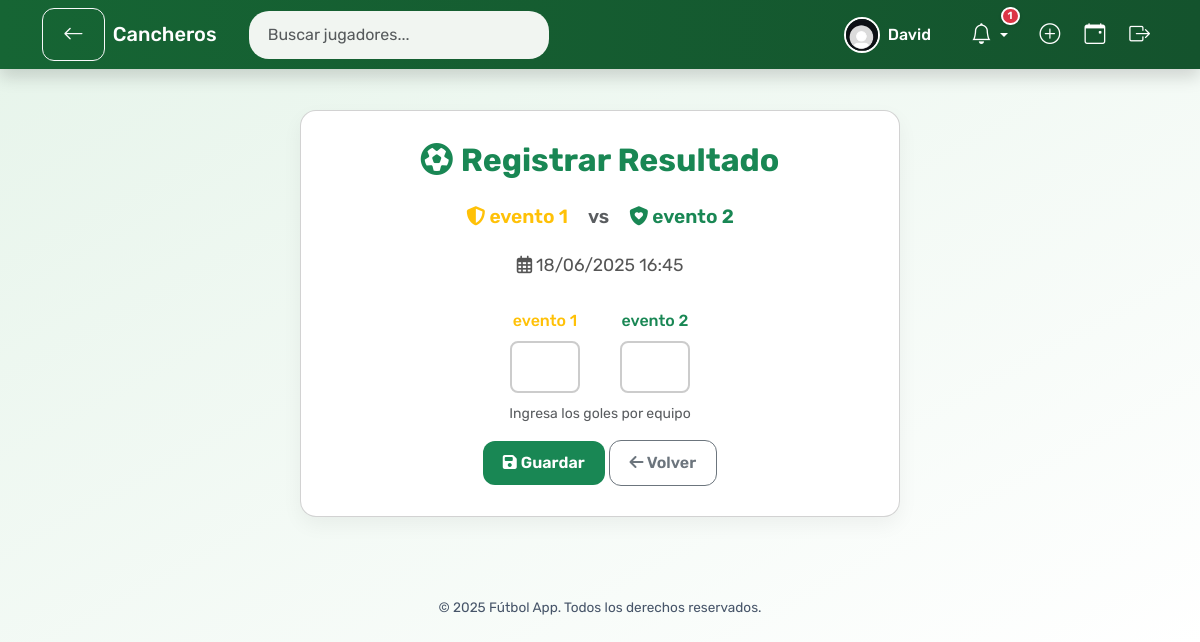
The app's page /partido/26/registrar_resultado (signed in) with its own data.
### models.py (models this page shows, shortened)
class User(UserMixin, db.Model):
    __tablename__ = 'user'
    id = db.Column(db.Integer, primary_key=True)
    username = db.Column(db.String(100), unique=True, nullable=False)
    password = db.Column(db.String(200), nullable=False)
    foto_perfil = db.Column(db.String(120), default='default.jpg')
    calificaciones_recibidas = db.relationship(
        'Calificacion', foreign_keys='Calificacion.evaluado_id',
        back_populates='evaluado', lazy='dynamic'
    )
    calificaciones_realizadas = db.relationship(
        'Calificacion', foreign_keys='Calificacion.evaluador_id',
        back_populates='evaluador', lazy='dynamic'
    )
    inscripciones = db.relationship('Inscripcion', back_populates='user', lazy='dynamic')
    partidos_creados = db.relationship('Partido', back_populates='organizador', lazy='dynamic')
    amistades_enviadas = db.relationship('Amistad',
                                         foreign_keys='Amistad.usuario_id',
                                         backref='solicitante', lazy='dynamic')
    amistades_recibidas = db.relationship('Amistad',
                                          foreign_keys='Amistad.amigo_id',
                                          backref='receptor', lazy='dynamic')

class Partido(db.Model):
    __tablename__ = 'partido'
    id = db.Column(db.Integer, primary_key=True)
    fecha_hora = db.Column(db.DateTime, nullable=False)
    lugar = db.Column(db.String(200), nullable=False)
    equipo1 = db.Column(db.String(100), nullable=False)
    equipo2 = db.Column(db.String(100), nullable=False)
    max_jugadores = db.Column(db.Integer, nullable=False)
    resultado = db.Column(db.String(100))
    cerrado = db.Column(db.Boolean, default=False)
    solo_por_invitacion = db.Column(db.Boolean, default=False)
    enlace_invitacion = db.Column(db.String(100), unique=True, nullable=True)  # ✅ Link público
    organizador_id = db.Column(db.Integer, db.ForeignKey('user.id'))
    organizador = db.relationship('User', back_populates='partidos_creados')
    inscripciones = db.relationship('Inscripcion', back_populates='partido', cascade="all, delete-orphan")
    calificaciones = db.relationship('Calificacion', backref='partido', lazy='dynamic', cascade="all, delete-orphan")
    def tiempo_limite(self):
        return self.fecha_hora + timedelta(hours=12)
    def esta_expirado(self):
        return datetime.utcnow() > self.tiempo_limite() and not self.cerrado

### app.py (the view, shortened to what this page needs)
@app.route('/partido/<int:partido_id>/registrar_resultado', methods=['GET', 'POST'])
@login_required
def registrar_resultado(partido_id):
    from datetime import timedelta
    partido = Partido.query.get_or_404(partido_id)
    if current_user.id != partido.organizador_id:
        abort(403)
    if partido.cerrado:
        flash("Este partido ya está cerrado.", "warning")
        return redirect(url_for('detalle_partido', partido_id=partido_id))
    tiempo_minimo = partido.fecha_hora + timedelta(hours=1)
    if datetime.now() < tiempo_minimo:
        flash("Debes esperar al menos 1 horas después del inicio del partido para registrar el resultado.", "warning")
        return redirect(url_for('detalle_partido', partido_id=partido_id))
    inscripciones = partido.inscripciones
    count_equipo1 = sum(1 for i in inscripciones if i.equipo == partido.equipo1)
    count_equipo2 = sum(1 for i in inscripciones if i.equipo == partido.equipo2)
    umbral = int(round(partido.max_jugadores * 0.7))
    if count_equipo1 < umbral or count_equipo2 < umbral:
        partido.resultado = None
        partido.cerrado = True
        db.session.commit()
        flash("❌ Partido cancelado por falta de jugadores suficientes en ambos equipos.", "danger")
        return redirect(url_for('detalle_partido', partido_id=partido_id))
    if partido.esta_expirado():
        db.session.delete(partido)
        db.session.commit()
        flash("Tiempo expirado para registrar el resultado. El partido fue eliminado.", "danger")
        return redirect(url_for('index'))
    return render_template('registrar_resultado.html', partido=partido)

### app.py (called while the page is built)
@login_manager.user_loader
def load_user(user_id):
    return User.query.get(int(user_id))

@app.context_processor
def utility_processor():
    def calificacion_jugador_en_partido(jugador, partido_id):
        calificaciones = [c.puntuacion for c in jugador.calificaciones_recibidas if c.partido_id == partido_id]
        if calificaciones:
            return round(sum(calificaciones) / len(calificaciones), 2)
        return None
    return dict(calificacion_jugador_en_partido=calificacion_jugador_en_partido)

@app.context_processor
def inject_notificaciones():
    if current_user.is_authenticated:
        solicitudes = Amistad.query.filter_by(amigo_id=current_user.id, confirmada=False).count()
        invitaciones = Invitacion.query \
            .filter_by(usuario_id=current_user.id) \
            .join(Partido).filter(Partido.cerrado == False).count()
        return {
            'solicitudes_count': solicitudes,
            'invitaciones_count': invitaciones
        }
    return {
        'solicitudes_count': 0,
        'invitaciones_count': 0
    }

### templates/registrar_resultado.html (shortened to what this page needs)
{% extends 'base.html' %}
{% block content %}
<link rel="stylesheet" href="https://cdnjs.cloudflare.com/ajax/libs/font-awesome/6.5.0/css/all.min.css" />
<div class="card">
    <h2 class="card-title"><i class="fas fa-futbol me-2"></i>Registrar Resultado</h2>
    <div class="equipo">
        <span class="equipo-1"><i class="fas fa-shield-alt me-1"></i>{{ partido.equipo1 }}</span>
        <span class="text-muted">vs</span>
        <span class="equipo-2"><i class="fas fa-shield-heart me-1"></i>{{ partido.equipo2 }}</span>
    </div>
    <p class="info-text"><i class="fa-regular fa-calendar-days me-1"></i>{{ partido.fecha_hora.strftime('%d/%m/%Y %H:%M') }}</p>
    <form method="POST">
        <div class="resultado-separado">
            <div class="resultado-box">
                <label for="goles_equipo1" class="form-label equipo-1">{{ partido.equipo1 }}</label>
                <input type="number" name="goles_equipo1" id="goles_equipo1" min="0" class="resultado-input" required>
            </div>
            <div class="resultado-box">
                <label for="goles_equipo2" class="form-label equipo-2">{{ partido.equipo2 }}</label>
                <input type="number" name="goles_equipo2" id="goles_equipo2" min="0" class="resultado-input" required>
            </div>
        </div>
        <div class="text-center">
            <div class="form-text mb-3">Ingresa los goles por equipo</div>
            <button type="submit" class="btn btn-success"><i class="fas fa-save me-1"></i>Guardar</button>
            <a href="{{ url_for('detalle_partido', partido_id=partido.id) }}" class="btn btn-outline-secondary"><i class="fas fa-arrow-left"></i> Volver</a>
        </div>
    </form>
</div>
{% endblock %}

### templates/base.html (shortened to what this page needs)
<!DOCTYPE html>
<html lang="es">
<head>
    <link href="https://cdn.jsdelivr.net/npm/bootstrap@5.3.3/dist/css/bootstrap.min.css" rel="stylesheet">
    <link href="https://cdn.jsdelivr.net/npm/bootstrap-icons@1.11.0/font/bootstrap-icons.css" rel="stylesheet">
    <link href="https://cdn.jsdelivr.net/npm/bootstrap@5.3.0/dist/css/bootstrap.min.css" rel="stylesheet">
    <link href="https://cdnjs.cloudflare.com/ajax/libs/font-awesome/6.4.0/css/all.min.css" rel="stylesheet">
    <link href="https://cdn.jsdelivr.net/npm/bootstrap-icons@1.10.5/font/bootstrap-icons.css" rel="stylesheet">
</head>
<body>
<nav class="navbar navbar-expand-lg fixed-top shadow">
    <div class="container">
        {% if request.endpoint not in ['index', 'inicio'] %}
        <a href="javascript:history.back()" class="btn btn-outline-light me-2" data-bs-toggle="tooltip" title="Volver">
            <i class="bi bi-arrow-left"></i>
        </a>
        {% endif %}
        <a class="navbar-brand" href="{{ url_for('index') if current_user.is_authenticated else url_for('inicio') }}">
             Cancheros
        </a>
        <div class="collapse navbar-collapse" id="mainNavbar">
            {% if current_user.is_authenticated %}
                <form class="d-flex position-relative me-auto ms-3" style="width: 300px;" onsubmit="return false;">
                    <input id="busqueda-nav" type="search" class="form-control" placeholder="Buscar jugadores..." autocomplete="off">
                </form>
            {% endif %}
            <ul class="navbar-nav ms-auto align-items-center">
                {% if current_user.is_authenticated %}
                    <li class="nav-item me-3 d-flex align-items-center gap-2">
    <a href="{{ url_for('perfil_usuario', user_id=current_user.id) }}"
       class="d-flex align-items-center text-decoration-none nav-link {% if request.endpoint == 'perfil_usuario' %}nav-active{% endif %}"
       data-bs-toggle="tooltip" title="Mi perfil">
        <img src="{{ url_for('static', filename='profile_pics/' ~ current_user.foto_perfil) }}"
             alt="Perfil" class="nav-profile-img" width="30" height="30">
        <span class="ms-2 text-white">{{ current_user.username }}</span>
    </a>
</li>
                    <li class="nav-item dropdown me-2 notification-icon" data-bs-toggle="tooltip" title="Notificaciones">
                        <a class="nav-link dropdown-toggle" href="#" role="button" data-bs-toggle="dropdown">
                            <i class="bi bi-bell"></i>
                            {% if solicitudes_count + invitaciones_count > 0 %}
                                <span class="notification-badge">{{ solicitudes_count + invitaciones_count }}</span>
                            {% endif %}
                        </a>
                    </li>
                    <li class="nav-item" data-bs-toggle="tooltip" title="Crear partido">
    <a class="nav-link {% if request.endpoint == 'crear_partido' %}nav-active{% endif %}" href="{{ url_for('crear_partido') }}">
        <i class="bi bi-plus-circle"></i>
    </a>
</li>
<li class="nav-item" data-bs-toggle="tooltip" title="Eventos">
    <a class="nav-link {% if request.endpoint == 'index' %}nav-active{% endif %}" href="{{ url_for('index') }}">
        <i class="bi bi-calendar-event"></i>
    </a>
</li>
                    <li class="nav-item" data-bs-toggle="tooltip" title="Cerrar sesión">
                        <a class="nav-link text-warning" href="{{ url_for('logout') }}">
                            <i class="bi bi-box-arrow-right"></i>
                        </a>
                    </li>
                {% endif %}
            </ul>
        </div>
    </div>
</nav>
<main class="container-fluid contenido">
    {% block content %}{% endblock %}
</main>
<footer>
    © {{ current_year or 2025 }} Fútbol App. Todos los derechos reservados.
</footer>
</body>
</html>

### templates/base.html (style rules this page uses)
body { background: linear-gradient(to bottom right, #e6f4ea, #ffffff); font-family: 'Segoe UI', Tahoma, Geneva, Verdana, sans-serif; padding-top: 70px; color: #1e293b; }
.notification-badge { position: absolute; top: -4px; right: -4px; background-color: #dc3545; color: white; font-size: 0.65rem; font-weight: 600; padding: 2px 5px; border-radius: 999px; line-height: 1; z-index: 10; min-width: 16px; text-align: center; border: 2px solid #fff; box-shadow: 0 1px 3px rgba(0, 0, 0, 0.15); transition: transform 0.2s ease-in-out; }
.navbar { background: linear-gradient(to right, #166534, #14532d); padding: 0.5rem 1rem; box-shadow: 0 2px 8px rgba(0, 0, 0, 0.08); }
.navbar .navbar-brand, .navbar .nav-link, .navbar .dropdown-toggle { color: #ffffff !important; font-weight: 500; }
.nav-profile-img { width: 36px; height: 36px; object-fit: cover; border-radius: 50%; border: 2px solid white; }
.navbar .bi { font-size: 1.3rem; }
.navbar .nav-item { margin-left: 0.5rem; }
footer { background: transparent; color: #475569; font-size: 0.85rem; padding: 2rem 0; text-align: center; margin-top: 3rem; }
.notification-icon { position: relative; }
form.d-flex input[type="search"] { border-radius: 20px; padding-left: 1.2rem; background-color: #f1f5f1; border: none; }
.navbar .nav-link i { transition: transform 0.2s, color 0.2s; }
.nav-link { transition: color 0.2s ease, transform 0.2s ease; }
.nav-item .nav-profile-img { transition: transform 0.2s ease; }
.nav-item .nav-profile-img { transition: transform 0.2s ease; border-radius: 50%; }

### templates/registrar_resultado.html (style rules this page uses)
body { font-family: 'Rubik', sans-serif; background-color: #f2f4f7; }
.card { max-width: 600px; margin: 40px auto; padding: 30px; border-radius: 16px; background-color: white; box-shadow: 0 8px 20px rgba(0, 0, 0, 0.05); }
.card-title { font-weight: 700; color: #198754; text-align: center; margin-bottom: 1.5rem; }
.form-label { font-weight: 500; }
.form-control { border-radius: 12px; padding: 12px; }
.btn { border-radius: 12px; font-weight: 600; padding: 10px 20px; }
.btn-success { background-color: #198754; border: none; }
.info-text { text-align: center; font-size: 1.1rem; margin-bottom: 10px; color: #555; }
.equipo { display: flex; justify-content: center; align-items: center; gap: 20px; margin-bottom: 20px; }
.equipo span { font-weight: 600; font-size: 1.2rem; }
.equipo-1 { color: #ffc107; }
.equipo-2 { color: #198754; }
.resultado-separado { display: flex; justify-content: center; align-items: center; gap: 40px; margin-top: 20px; margin-bottom: 10px; }
.resultado-box { display: flex; flex-direction: column; align-items: center; }
.resultado-input { font-size: 1.5rem; width: 70px; text-align: center; border-radius: 8px; border: 2px solid #ccc; padding: 6px; transition: border-color 0.3s; }

### records on screen
User: foto_perfil (placeholder picture), username "David"
Partido: equipo1 "evento 1", equipo2 "evento 2", fecha_hora "18/06/2025 16:45"

### other values on screen
{{ solicitudes_count + invitaciones_count }} "1"
{{ current_year or 2025 }} "2025"
